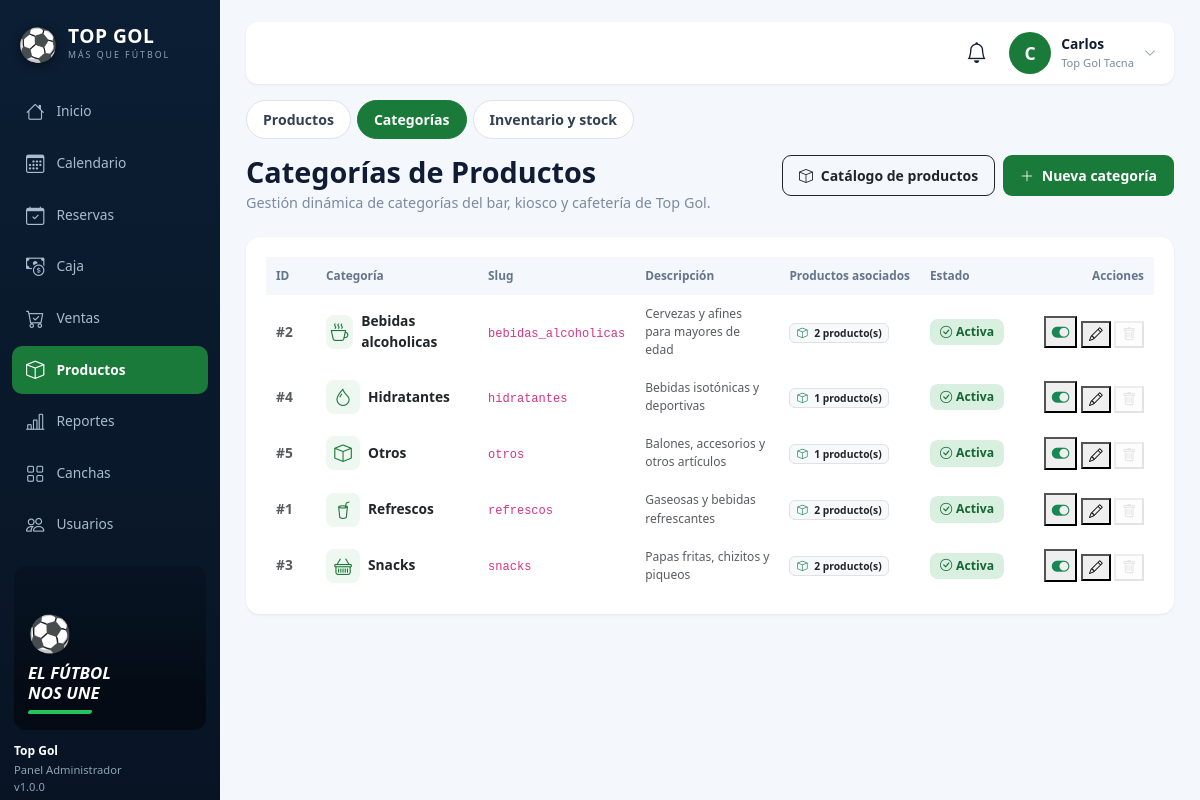
Screenshot of /admin/categorias (signed in) with the database file from the repository.
### tables this page shows
CREATE TABLE IF NOT EXISTS `categorias` (
  `id`          INT UNSIGNED AUTO_INCREMENT PRIMARY KEY,
  `nombre`      VARCHAR(60) NOT NULL,
  `slug`        VARCHAR(60) NOT NULL UNIQUE,
  `descripcion` VARCHAR(255) NULL,
  `icono`       VARCHAR(30) NOT NULL DEFAULT 'bi-box',
  `activo`      TINYINT(1) NOT NULL DEFAULT 1,
  `created_at`  DATETIME NOT NULL DEFAULT CURRENT_TIMESTAMP,
  `updated_at`  DATETIME NOT NULL DEFAULT CURRENT_TIMESTAMP ON UPDATE CURRENT_TIMESTAMP
);

### app/Views/categorias/index.php (the view, shortened to what the rows shown need)
<?php require VIEWS_PATH . DIRECTORY_SEPARATOR . 'layout' . DIRECTORY_SEPARATOR . 'admin_top.php'; ?>
<div class="d-flex align-items-start justify-content-between gap-3 flex-wrap mb-4">
    <div>
        <h1 class="adm-h1">Categorías de Productos</h1>
        <p class="adm-sub">Gestión dinámica de categorías del bar, kiosco y cafetería de Top Gol.</p>
    </div>
    <div class="d-flex gap-2">
        <a href="<?= url('/admin/productos') ?>" class="btn btn-sm btn-outline-dark fw-bold" style="border-radius:9px;padding:9px 16px;">
            <i class="bi bi-box me-1"></i> Catálogo de productos
        </a>
        <button type="button" class="btn btn-sm fw-bold" style="background:#1a7a3a;color:#fff;border-radius:9px;padding:9px 16px;" data-bs-toggle="modal" data-bs-target="#modalNuevaCategoria">
            <i class="bi bi-plus-lg me-1"></i> Nueva categoría
        </button>
    </div>
</div>
<div class="panel-2 mb-4">
    <div class="table-responsive">
        <table class="tbl align-middle">
            <thead>
                <tr>
                    <th style="width:50px;">ID</th>
                    <th>Categoría</th>
                    <th>Slug</th>
                    <th>Descripción</th>
                    <th>Productos asociados</th>
                    <th>Estado</th>
                    <th class="text-end" style="width:140px;">Acciones</th>
                </tr>
            </thead>
            <tbody>
                <?php if (empty($categorias)): ?>
                    <tr><td colspan="7" class="text-center text-muted py-4">No hay categorías registradas.</td></tr>
                <?php else: ?>
                    <?php foreach ($categorias as $c): ?>
                        <tr>
                            <td class="text-muted fw-bold">#<?= (int)$c['id'] ?></td>
                            <td>
                                <div class="d-flex align-items-center gap-2">
                                    <div style="width:34px;height:34px;border-radius:8px;background:#eef7f0;color:#1a7a3a;display:flex;align-items:center;justify-content:center;font-size:1.1rem;">
                                        <i class="bi <?= htmlspecialchars($c['icono'] ?: 'bi-box') ?>"></i>
                                    </div>
                                    <strong class="text-dark"><?= htmlspecialchars($c['nombre']) ?></strong>
                                </div>
                            </td>
                            <td><code><?= htmlspecialchars($c['slug']) ?></code></td>
                            <td class="small text-muted"><?= htmlspecialchars($c['descripcion'] ?? '—') ?></td>
                            <td>
                                <span class="badge bg-light text-dark border">
                                    <i class="bi bi-box me-1 text-success"></i> <?= (int)($c['total_productos'] ?? 0) ?> producto(s)
                                </span>
                            </td>
                            <td>
                                <?php if (!empty($c['activo'])): ?>
                                    <span class="pill ok"><i class="bi bi-check-circle me-1"></i>Activa</span>
                                <?php else: ?>
                                    <span class="pill fin"><i class="bi bi-dash-circle me-1"></i>Inactiva</span>
                                <?php endif; ?>
                            </td>
                            <td class="text-end" style="white-space:nowrap;">
                                <form action="<?= url('/admin/categorias/toggle/' . $c['id']) ?>" method="POST" class="d-inline">
                                    <button type="submit" class="btn-mini" title="<?= !empty($c['activo']) ? 'Desactivar' : 'Activar' ?>">
                                        <i class="bi <?= !empty($c['activo']) ? 'bi-toggle-on text-success' : 'bi-toggle-off text-muted' ?>" style="font-size:1.1rem;"></i>
                                    </button>
                                </form>
                                <button type="button" class="btn-mini btn-editar-cat"
                                        data-id="<?= (int)$c['id'] ?>"
                                        data-nombre="<?= htmlspecialchars($c['nombre']) ?>"
                                        data-slug="<?= htmlspecialchars($c['slug']) ?>"
                                        data-icono="<?= htmlspecialchars($c['icono'] ?: 'bi-box') ?>"
                                        data-descripcion="<?= htmlspecialchars($c['descripcion'] ?? '') ?>"
                                        data-activo="<?= (int)$c['activo'] ?>"
                                        title="Editar">
                                    <i class="bi bi-pencil"></i>
                                </button>
                                <form action="<?= url('/admin/categorias/eliminar/' . $c['id']) ?>" method="POST" class="d-inline"
                                      data-swal-title="¿Eliminar categoría?"
                                      data-swal-confirm="¿Eliminar la categoría &quot;<?= htmlspecialchars($c['nombre'], ENT_QUOTES) ?>&quot;?"
                                      data-swal-btn="Sí, eliminar">
                                    <button type="submit" class="btn-mini bad" title="Eliminar" <?= (int)($c['total_productos'] ?? 0) > 0 ? 'disabled style="opacity:.4;" title="No se puede eliminar porque tiene productos asociados"' : '' ?>>
                                        <i class="bi bi-trash"></i>
                                    </button>
                                </form>
                            </td>
                        </tr>
                    <?php endforeach; ?>
                <?php endif; ?>
            </tbody>
        </table>
    </div>
</div>
<?php require VIEWS_PATH . DIRECTORY_SEPARATOR . 'layout' . DIRECTORY_SEPARATOR . 'admin_bottom.php'; ?>

### app/Core/Router.php (shortened to what the rows shown need)
<?php
class Router {
    private array $rutas = [
        'GET'  => [],
        'POST' => []
    ];
    private function registrar(string $metodo, string $ruta, string $accion, array $middlewares): void {
        $rutaNormalizada = '/' . trim($ruta, '/');
        preg_match_all('/\{([a-zA-Z0-9_]+)\}/', $rutaNormalizada, $matches);
        $nombresParametros = $matches[1] ?? [];
        $regex = preg_replace('/\{[a-zA-Z0-9_]+\}/', '([^/]+)', $rutaNormalizada);
        $regexFinal = '#^' . $regex . '$#';
        $this->rutas[$metodo][] = [
            'ruta'        => $rutaNormalizada,
            'regex'       => $regexFinal,
            'accion'      => $accion,
            'params'      => $nombresParametros,
            'middlewares' => $middlewares
        ];
    }
    public function dispatch(): void {
        $metodo = $_SERVER['REQUEST_METHOD'] ?? 'GET';
        $uri = $this->obtenerRutaActual();
        foreach ($this->rutas[$metodo] as $rutaInfo) {
            if (preg_match($rutaInfo['regex'], $uri, $matches)) {
                array_shift($matches);
                $this->ejecutarAccion($rutaInfo['accion'], $matches);
                return;
            }
        }
    }
    private function obtenerRutaActual(): string {
        if (!empty($_GET['url']) && $_GET['url'] !== 'index.php') {
            $uri = '/' . trim((string)$_GET['url'], '/');
            $uri = preg_replace('#^/public(/|$)#', '$1', $uri);
            $uri = '/' . trim($uri, '/');
            return $uri === '//' ? '/' : $uri;
        }
        $requestUri = $_SERVER['REQUEST_URI'] ?? '/';
        $requestUri = preg_replace('#^/public(/|$)#', '$1', $requestUri);
        $requestUri = preg_replace('#^/index\.php(/|$)#', '$1', $requestUri);
        $uri = '/' . trim($requestUri, '/');
        return $uri === '//' ? '/' : $uri;
    }
    private function ejecutarAccion(string $accion, array $params): void {
        [$controladorNombre, $metodo] = explode('@', $accion);
        $controlador = new $claseCompleta();
        call_user_func_array([$controlador, $metodo], $params);
    }
}

### rows the page displays
categorias: id "2", nombre "Bebidas alcoholicas", slug "bebidas_alcoholicas", descripcion "Cervezas y afines para mayores de edad", total_productos "2", activo 1 (drawn)
categorias: id "4", nombre "Hidratantes", slug "hidratantes", descripcion "Bebidas isotónicas y deportivas", total_productos "1", activo 1 (drawn)
categorias: id "5", nombre "Otros", slug "otros", descripcion "Balones, accesorios y otros artículos", total_productos "1", activo 1 (drawn)
categorias: id "1", nombre "Refrescos", slug "refrescos", descripcion "Gaseosas y bebidas refrescantes", total_productos "2", activo 1 (drawn)
categorias: id "3", nombre "Snacks", slug "snacks", descripcion "Papas fritas, chizitos y piqueos", total_productos "2", activo 1 (drawn)

### other values shown
$itemNav['label'] "Inicio"
$itemNav['label'] "Calendario"
$itemNav['label'] "Reservas"
$itemNav['label'] "Caja"
$itemNav['label'] "Ventas"
$itemNav['label'] "Productos"
$itemNav['label'] "Reportes"
$itemNav['label'] "Canchas"
$itemNav['label'] "Usuarios"
$tabNav['label'] "Productos"
$tabNav['label'] "Categorías"
$tabNav['label'] "Inventario y stock"
